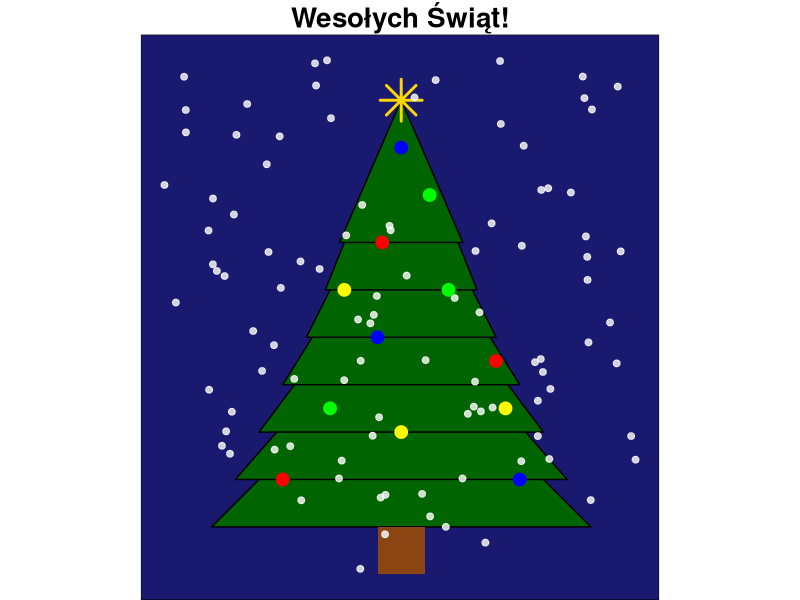

Here is the R script that generated this plot:

library(ggplot2)

tree_layers <- data.frame(
  x = c(-4, 0, 4, -3.5, 0, 3.5, -3, 0, 3, -2.5, 0, 2.5,
        -2, 0, 2, -1.6, 0, 1.6, -1.3, 0, 1.3), 
  y = c(1, 5, 1, 2, 6, 2, 3, 7, 3, 4, 8, 4,
        5, 9, 5, 6, 10, 6, 7, 10, 7), 
  group = rep(1:7, each = 3)  
)


set.seed(123)
snow <- data.frame(
  x = runif(100, -5, 5),
  y = runif(100, 0, 11)
)

lights <- data.frame(
  x = c(-2.5, 0, 2.5, -1.5, -0.4, 2.2, -0.5, 0.6, 2, -1.2, 0, 1),
  y = c(2, 3, 2, 3.5, 7, 3.5, 5, 8, 4.5, 6, 9, 6),
  color = rep(c("red", "yellow", "blue", "green"), length.out = 12)
)



trunk <- data.frame(
  x = c(-0.5, -0.5, 0.5, 0.5),
  y = c(0, 1, 1, 0)
)


star <- data.frame(x = 0, y = 10)


plot <- ggplot() +
  geom_polygon(data = tree_layers, aes(x = x, y = y, group = group),
               fill = "darkgreen", color = "black") +
  geom_polygon(data = trunk, aes(x = x, y = y), fill = "saddlebrown") +
  geom_point(data = star, aes(x = x, y = y), color = "gold", size = 9, shape = 8, stroke = 1.5) +
  geom_point(data = snow, aes(x = x, y = y), color = "white", size = 2, alpha = 0.8) +
  geom_point(data = lights, aes(x = x, y = y, color = color), size = 4) +
  scale_color_manual(values = c("red" = "red", "yellow" = "yellow",
                "blue" = "blue", "green" = "green"))+
  theme_void()+
  coord_fixed() +
  labs(title = "Wesołych Świąt!") +
  theme(plot.title = element_text(hjust = 0.5, size = 20, face = "bold"),
        legend.position = 'none',
        panel.background = element_rect(fill = "midnightblue"))


ggsave("choinka.png", plot = plot)
